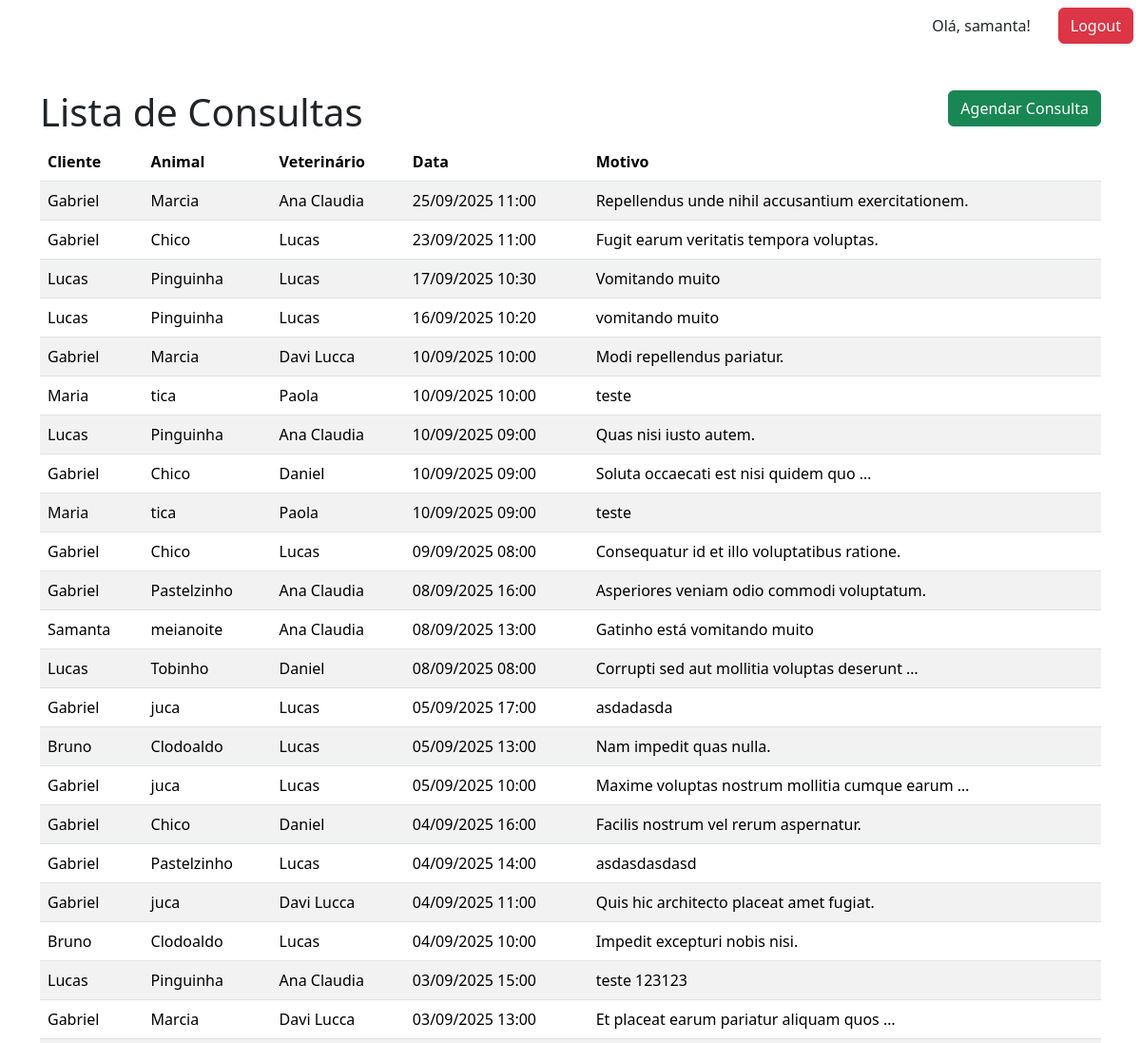
Page /consultas/ (signed in, upper part) on the earlier database version.
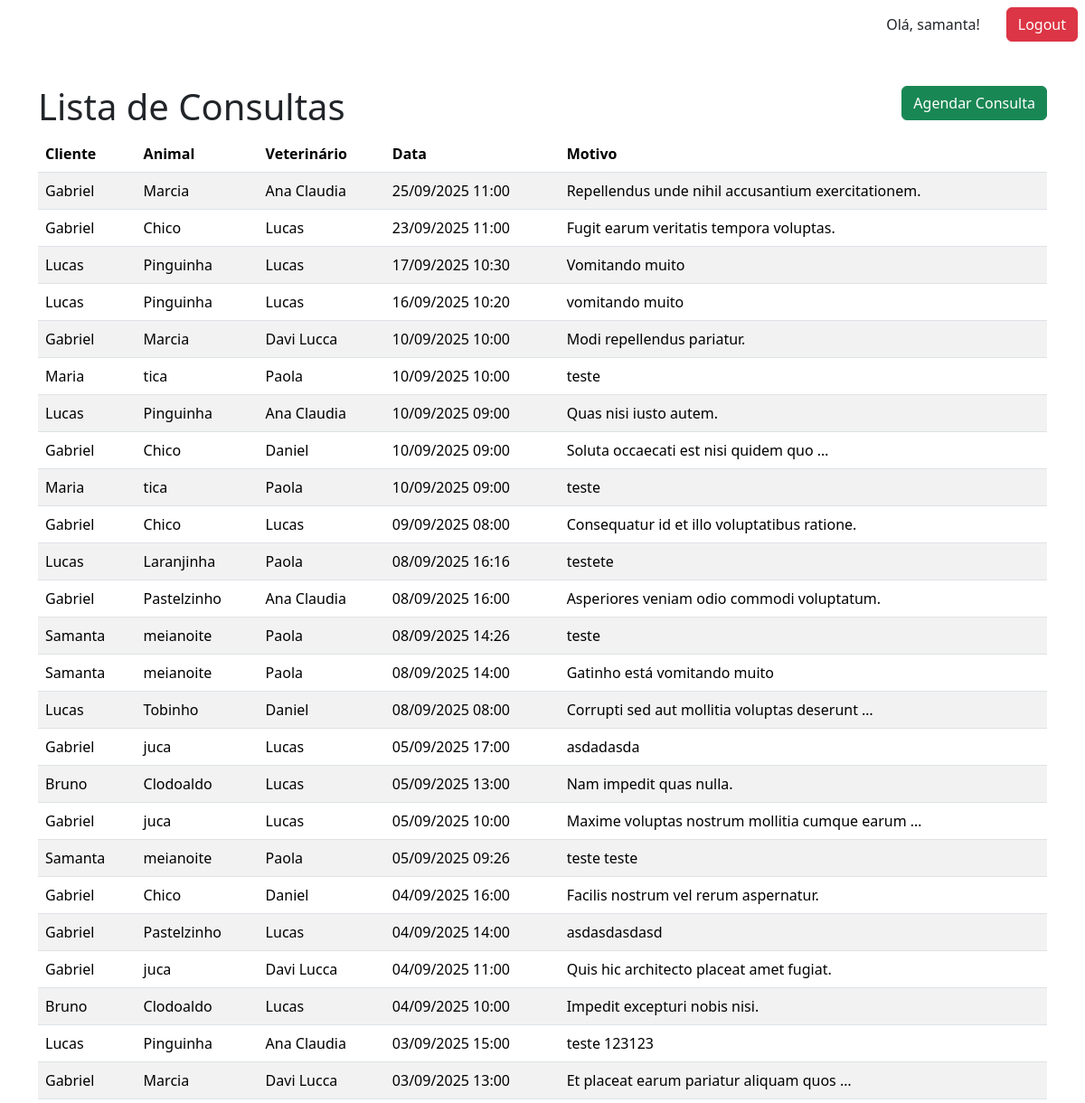
Same page on the later database version.
### core/models.py (models this page shows, shortened)
class Consulta(models.Model):
    class StatusConsulta(models.TextChoices):
        AGENDADA = 'Agendada'
        CONCLUIDA = 'Concluida'
        CANCELADA = 'Cancelada'
    animal = models.ForeignKey(Animal, on_delete=models.CASCADE)
    veterinario = models.ForeignKey(MedicoVeterinario, on_delete=models.SET_NULL, null=True)
    data = models.DateTimeField()
    motivo = models.TextField()
    observacoes = models.TextField(blank=True)
    status = models.CharField(max_length=15, choices=StatusConsulta.choices, default=StatusConsulta.AGENDADA)
    created_at = models.DateTimeField(auto_now_add=True) # Data de criação
    updated_at = models.DateTimeField(auto_now=True) # Data de atualização

class Animal(models.Model):
    ESPECIES = [
        ('C', 'Cachorro'),
        ('G', 'Gato'),
        ('O', 'Outros'),
    ]
    nome = models.CharField(max_length=100)
    especie = models.CharField(max_length=1, choices=ESPECIES)
    raca = models.CharField(max_length=100)
    idade = models.PositiveIntegerField(null=True, blank=True)
    peso = models.DecimalField(max_digits=5, decimal_places=2, null=True, blank=True)
    dono = models.ForeignKey(Cliente, on_delete=models.CASCADE, related_name='animais')

class Cliente(models.Model):
    usuario = models.OneToOneField(User,
                                   on_delete=models.CASCADE,
                                   related_name='cliente', null=True)
    nome = models.CharField(max_length=100)
    cpf = models.CharField(max_length=11, blank=True, null=True)
    telefone = models.CharField(max_length=15)
    email = models.EmailField()
    endereco = models.TextField()

class MedicoVeterinario(models.Model):
    nome = models.CharField(max_length=100)
    crmv = models.CharField(max_length=20)
    especialidade = models.CharField(max_length=100)
    contato = models.CharField(max_length=15)

### core/views.py (the view)
# urls.py: path('consultas/', views.lista_consultas, name='lista_consultas'),
@login_required(login_url='login')
def lista_consultas(request):
    consultas = Consulta.objects.all().order_by('-data')
    return render(request, 'lista_consultas.html', {'consultas': consultas})

### templates/lista_consultas.html (shortened to what this page needs)
{% extends 'base.html' %}
{% block content %}
<div class="d-flex justify-content-between align-items-center">
    <h1>Lista de Consultas</h1>
    <button class="btn btn-success mb-3" onclick="window.location.href='{% url 'agendar_consulta' %}'">Agendar Consulta</button>
</div>
<table class="table table-striped">
    <thead>
        <tr>
            <th>Cliente</th>
            <th>Animal</th>
            <th>Veterinário</th>
            <th>Data</th>
            <th>Motivo</th>
        </tr>
    </thead>
    <tbody>
        {% for consulta in consultas %}
        <tr>
            <td>{{ consulta.animal.dono.nome }}</td>
            <td>{{ consulta.animal.nome }}</td>
            <td>{{ consulta.veterinario.nome }}</td>
            <td>{{ consulta.data|date:"d/m/Y H:i" }}</td>
            <td>{{ consulta.motivo|truncatewords:6 }}</td>
        </tr>
        {% empty %}
        <tr>
            <td colspan="4">Nenhuma consulta cadastrada.</td>
        </tr>
        {% endfor %}
    </tbody>
</table>
{% endblock %}

Differences in the rows shown:
added Consulta: animal.dono.nome "Lucas", animal.nome "Laranjinha", veterinario.nome "Paola", data "08/09/2025 16:16", motivo "testete"
added Consulta: animal.dono.nome "Samanta", animal.nome "meianoite", veterinario.nome "Paola", data "08/09/2025 14:26", motivo "teste"
changed Consulta "Gatinho está vomitando muito": veterinario.nome "Ana Claudia" → "Paola"; data "08/09/2025 13:00" → "08/09/2025 14:00"
added Consulta: animal.dono.nome "Samanta", animal.nome "meianoite", veterinario.nome "Paola", data "05/09/2025 09:26", motivo "teste teste"
